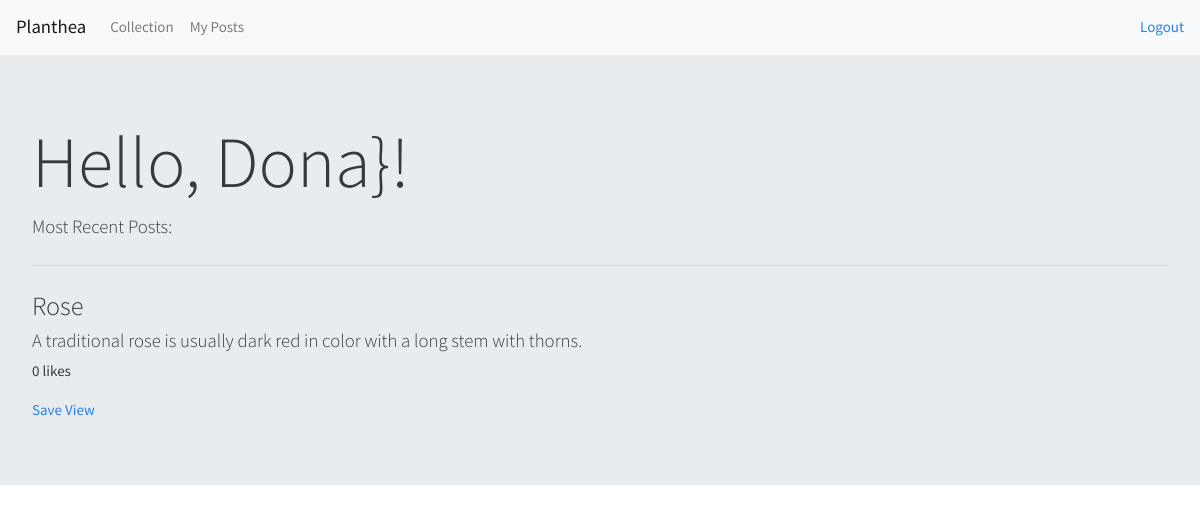
/dashboard (signed in), run on the app's committed database.
### flowers/models.py (models this page shows)
class User(models.Model):
	first_name = models.CharField(max_length=255)
	last_name = models.CharField(max_length=255)
	email = models.CharField(max_length=255)
	password = models.CharField(max_length=255)
	created_at = models.DateTimeField(auto_now_add=True)
	updated_at = models.DateTimeField(auto_now=True)
	objects = UserManager()

class Post(models.Model):
    title = models.CharField(max_length=15)
    description = models.CharField(max_length=100)
    content = models.TextField()
    created_at = models.DateTimeField(auto_now_add=True)
    updated_at = models.DateTimeField(auto_now=True)
    posted_by = models.ForeignKey(User, related_name="has_posts", on_delete=models.CASCADE)
    liked_by = models.ManyToManyField(User, related_name="has_likes")
    collection = models.ForeignKey(User, related_name="has_collected", on_delete=models.CASCADE, null=True)
    objects = PostManager()

### flowers/views.py (the view)
# urls.py: path('dashboard', views.dashboard),
def dashboard(request):
    if "user_id" not in request.session:
        return redirect("/")
    else:
        context = {
            "all_posts": Post.objects.all().order_by("-updated_at"),
            "logged_user": User.objects.get(id=request.session['user_id'])
        }
        return render(request, "dashboard.html", context)

### flowers/templates/dashboard.html (shortened to what this page needs)
<!DOCTYPE html>
<html lang="en">
<head>
    <link rel="stylesheet" href="https://bootswatch.com/4/cosmo/bootstrap.min.css">
</head>
<body>
    <nav class="navbar navbar-expand-lg navbar-light bg-light">
        <a class="navbar-brand" href="/">Planthea</a>
        <div class="collapse navbar-collapse" id="navbarColor03">
            <ul class="navbar-nav mr-auto">
                <li class="nav-item">
                    <a class="nav-link" href="#">Collection</a>
                </li>
                <li class="nav-item">
                    <a class="nav-link" href="#">My Posts</a>
                </li>
            </ul>
            <a href="/logout">Logout</a>
        </div>
    </nav>
    <div class="jumbotron">
        <h1 class="display-3">Hello, {{logged_user.first_name}}}!</h1>
        <p class="lead">Most Recent Posts:</p>
        <hr class="my-4">
        {% for post in all_posts %}
            <h3>{{post.title}}</h3>
            <h5>{{post.description}}</h5>
            <p>{{post.liked_by.count}} likes</p>
            <a href="/collection/save">Save</a>
            <a href="/posts/{{post.id}}">View</a>
        {% endfor %}
    </div>
</body>
</html>

### data on the page
User: first_name "Dona"
Post: title "Rose", description "A traditional rose is usually dark red in color with a long stem with thorns.", liked_by.count "0"
